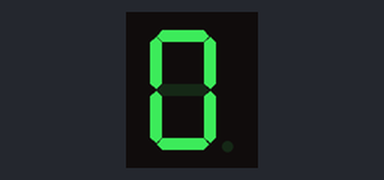
A sketch run on a simulated Arduino Uno, built with avr-gcc and run on an emulated ATmega328P. Parts: 1-digit seven-segment display. Wiring (inferred from the names in the program): 1-digit 7-segment display, segments lit when LOW: segments pin 2, pin 3, pin 4, pin 5, pin 6, pin 7, pin 8, pin 9. The segment pins are drawn as the display they are named for; what the sketch prints to the serial monitor is not drawn.

Above: at 0.1 s.
At 1.1 s:
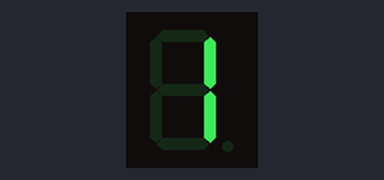
At 2.1 s:
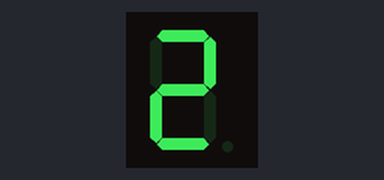
At 4.1 s:
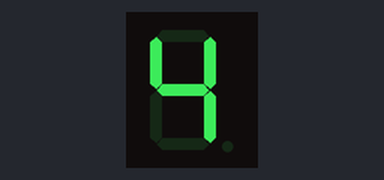
At 6.1 s:
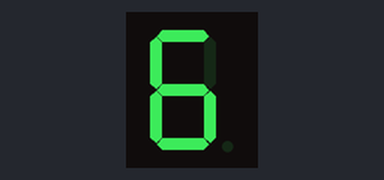
At 9.1 s:
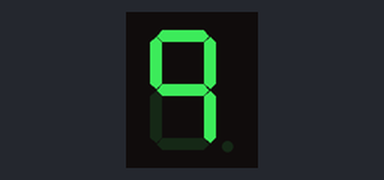

Measured:
- by itself, everything shown: repeats every 10.0 s, in 10 steps
- what the display in image 1 shows lasts 1.0 s, from 1.0 s to 2.0 s

The sketch:

Code_12_1_ShowANumberUsing7Segment.ino
```cpp
/* 12-1 */
const int INPUT_DIGITAL_PINS[] = {};
const int OUTPUT_DIGITAL_PINS[] = {2, 3, 4, 5, 6, 7, 8, 9};

byte digits[10][7] = {
  { 0, 0, 0, 0, 0, 0, 1 }, // 0
  { 1, 0, 0, 1, 1, 1, 1 }, // 1
  { 0, 0, 1, 0, 0, 1, 0 }, // 2
  { 0, 0, 0, 0, 1, 1, 0 }, // 3
  { 1, 0, 0, 1, 1, 0, 0 }, // 4
  { 0, 1, 0, 0, 1, 0, 0 }, // 5
  { 0, 1, 0, 0, 0, 0, 0 }, // 6
  { 0, 0, 0, 1, 1, 1, 1 }, // 7
  { 0, 0, 0, 0, 0, 0, 0 }, // 8
  { 0, 0, 0, 1, 1, 0, 0 }, // 9
};

void setup() {

  Serial.begin(9600);

  SetDigitalPins();

  digitalWrite(9, HIGH); // 점은 끈다

  ShowLog("ProgramStarted");
}

void SetDigitalPins() {

  int inputPinsLength = sizeof(INPUT_DIGITAL_PINS) / sizeof(INPUT_DIGITAL_PINS[0]);
  SetDigitalPins(INPUT_DIGITAL_PINS, inputPinsLength, INPUT);

  int outputPinsLength = sizeof(OUTPUT_DIGITAL_PINS) / sizeof(OUTPUT_DIGITAL_PINS[0]);
  SetDigitalPins(OUTPUT_DIGITAL_PINS, outputPinsLength, OUTPUT);
}

void SetDigitalPins(int pins[], int pinsLength, const int mode) {

  for (int i = 0; i < pinsLength; i++) {
    pinMode(pins[i], mode);
  }
}

void loop() {

  DisplayDigits();
}

void DisplayDigits() {

  for (int i = 0; i < 10; i++) {
    DisplayADigit(i);

    delay(1000);
  }
}

void DisplayADigit(int number) {

  int digitalOutputStart = 2;

  for (int i = 0; i < 7; i++) {
    digitalWrite(digitalOutputStart + i, digits[number][i]);
  }
}

void ShowLog(String message) {
  Serial.println(message);
}
```
